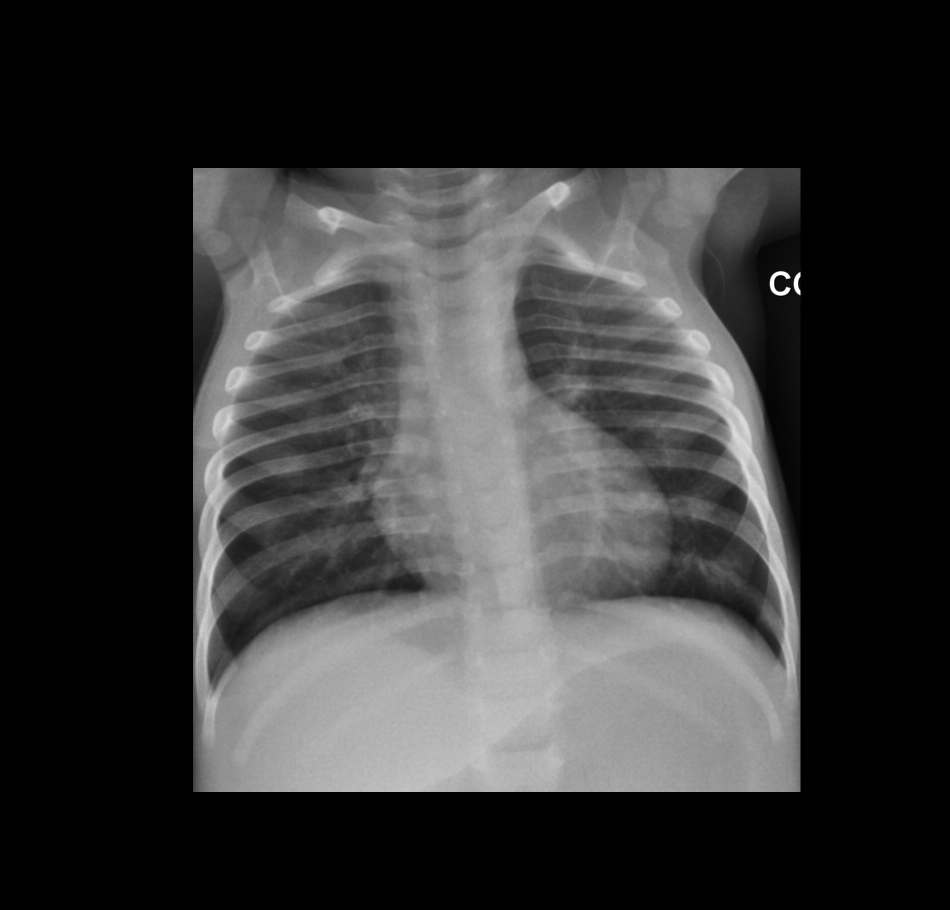
#> input picture Lungsonly/lungsonly_Rx1anNormale.jpg, 1900 x 1820 px, found by its file name (shown at 1/2 size); its folder holds 4 pictures in this run
$ python Tensor.py   (older library calls are emulated)
#> lines starting #> are read from the running program, lines starting #| are printed output that depends on the picture; after the words box and inside, x2 and y2 are one past the last pixel; in counts of white or black regions, pixels touching at a corner belong together; long printed decimals are rounded
# Telecom Paristech
# IMA201 - 2017/2018
# Projet: detection d'anomalie RX (tuberculose)
#
# Prof: Isabelle Bloch
#
# etudiants: Camille Ruppli et Renata Baptista
# Part 4/4

import numpy as np
import cv2
import random as rd
import matplotlib.pyplot as plt

T=["Rx1anNormale","Rx3ansFoyerInfGauche","Rx3ansNormaleFace","Rx3ansNormaleProfil","Rx4_5ansPneumopathieNecrosanteDroite","Rx4ansNormale","Rx8_5ansNormale-distension","Rx11ansNormale-sdbronchique"]
s=3
for j in range(len(T)):
    im=cv2.imread('Lungsonly/lungsonly_'+T[j]+'.jpg',0)
#> im is the input picture: shape (1820, 1900); min 0, max 255, mean 52.3
    im1=im.copy()
    im2=im.copy()
    d2x = cv2.Sobel(im,cv2.CV_64F,2,0,ksize=s) #calcul des dérivées en utilisant un filtre de Sobel convolué par un noyau gaussien de taille s
    d2y = cv2.Sobel(im,cv2.CV_64F,0,2,ksize=s)
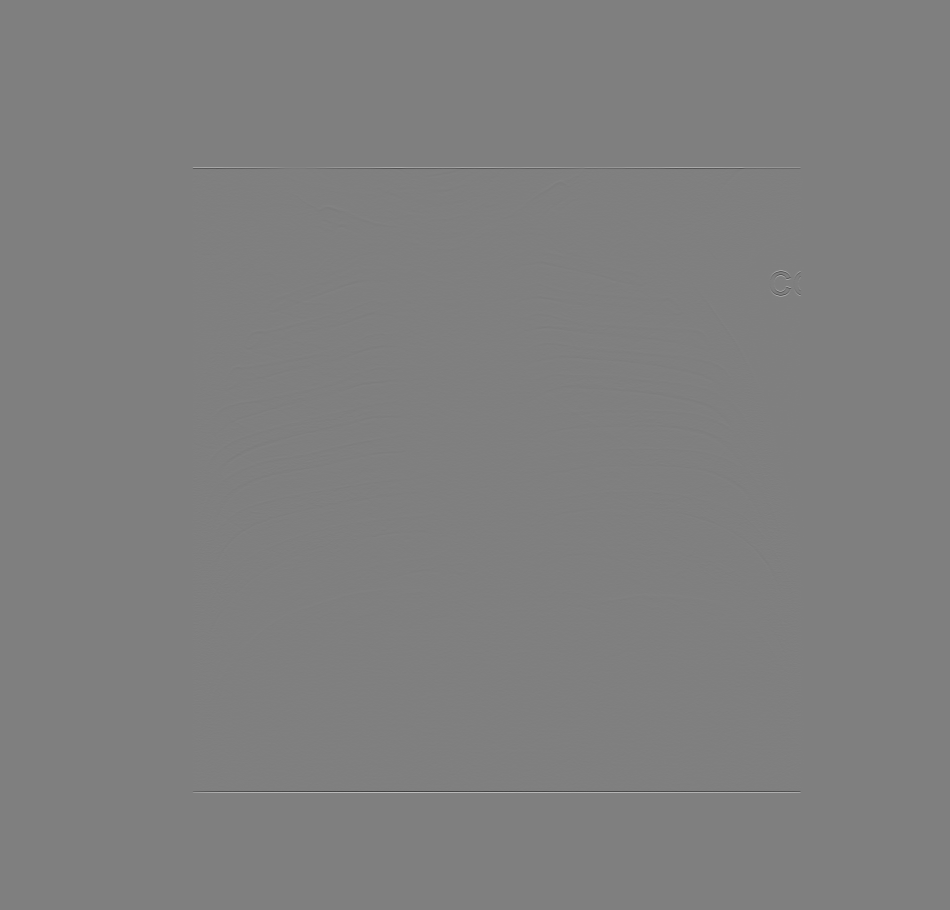
#> d2y: shape (1820, 1900) float64 (shown at 1/2 size); min -781, max 778, mean 0; drawn with min black and max white
    dxy = cv2.Sobel(im,cv2.CV_64F,1,1,ksize=s)
    M=np.matrix('0,0;0,0') #matrice tenseur de structure
    rows = im.shape[1]
#> rows = 1900
    columns = im.shape[0]
#> columns = 1820
    X=[]
    Y=[]
    Z=[]
    for i in range(rows):
        n=rd.randint(0,columns-1)
        if(im[n,i]!=0):
            M[0,0]=d2x[n,i]
            M[0,1]=dxy[n,i]
            M[1,0]=dxy[n,i]
            M[1,1]=d2y[n,i]
            vp=np.linalg.eig(M)
            vp1=vp[0][0] #valeur propre
            vp2=vp[0][1]
            v1=vp[1][0] #vecteur propre
            v2=vp[1][1]
            X.append(vp1)
            Y.append(vp2)
            cv2.line(im1,(i,n),(i+int(20*v1[0,0]),n+int(20*v1[0,1])),(255,0,0),5) #tracer tous les vecteurs propres sans seuil
            cv2.line(im1,(i,n),(i+int(20*v2[0,0]),n+int(20*v2[0,1])),(0,255,0),5)

            if(abs(vp1)>1 or abs(vp2)>1): #on trace le vecteur propre en fonction du rapport des valeurs propres
                m=max(abs(vp1),abs(vp2))
                if(abs(vp2-vp1)/m>0.3):
                    if(m==abs(vp2)):
                        cv2.line(im2, (i, n), (i+int(max(abs(vp1),abs(vp2))*v2[0,0]), n+int(max(abs(vp1),abs(vp2))*v2[0,1])), (255, 0, 0), 5)
                    else:
                        cv2.line(im2, (i, n), (i+int(max(abs(vp1),abs(vp2))*v1[0,0]), n+int(max(abs(vp1),abs(vp2))*v1[0,1])), (255, 0, 0), 5)
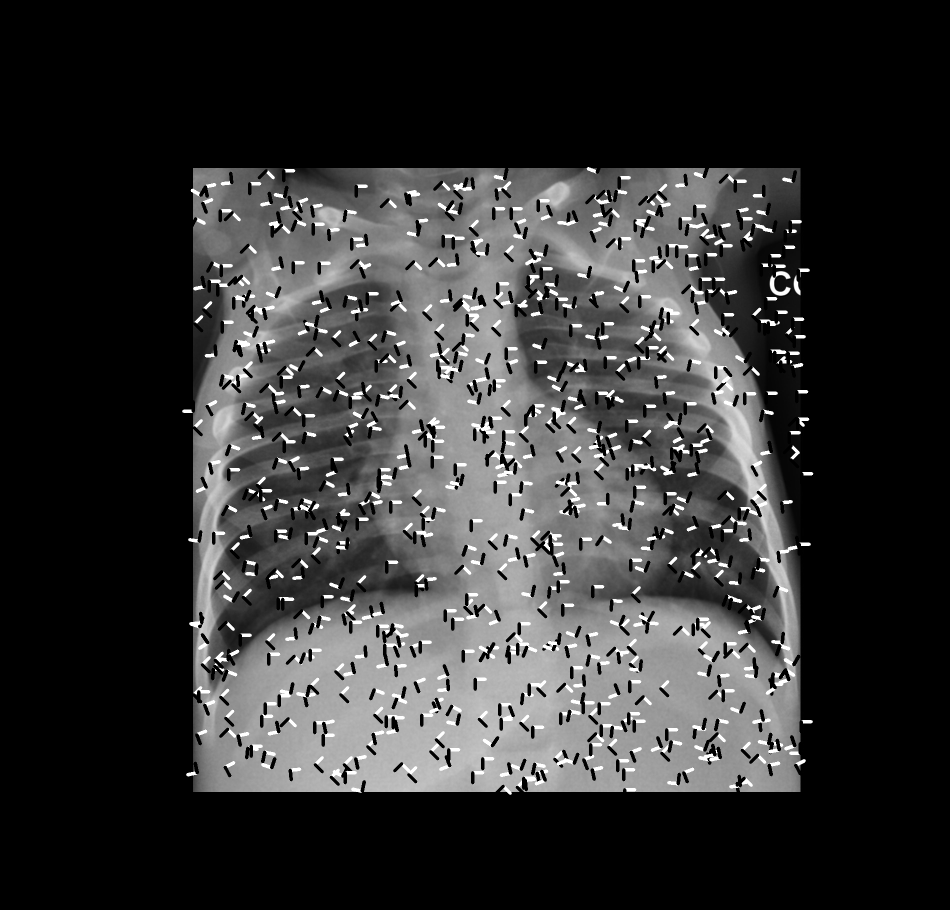
#> im1: shape (1820, 1900) (shown at 1/2 size); 6.47% of pixels changed, all inside (x1, y1, x2, y2) = (364, 334, 1627, 1590)
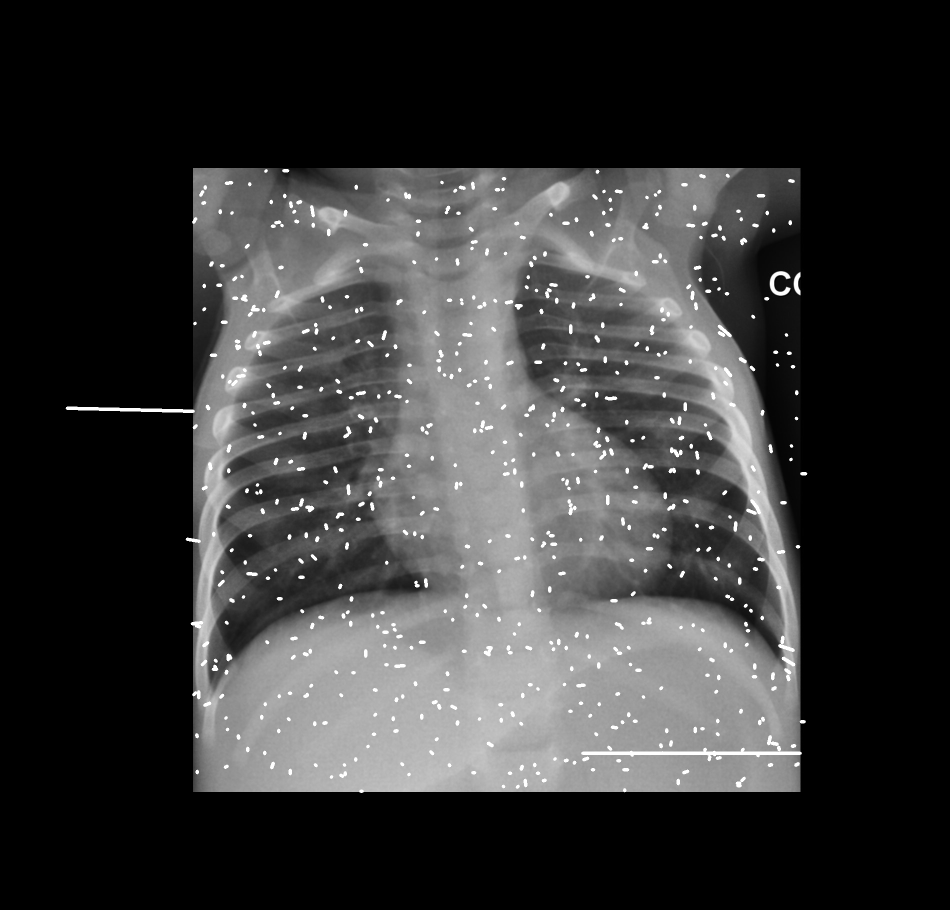
#> im2: shape (1820, 1900) (shown at 1/2 size); 1.5% of pixels changed, all inside (x1, y1, x2, y2) = (131, 338, 1615, 1586)
#> after the loop, M = [[-8, 0], [0, 0]]; X = 820 values, max 28.81 at index 790, min -435 at index 817, mean -0.629; Y = 820 values, max 18.25 at index 722, min -18.77 at index 154, mean -0.307
    cv2.imwrite('Tensor/'+T[j]+'_tensor2_'+str(s)+'.jpg',im1)
    cv2.imwrite('Tensor/'+T[j]+'_tensor2seuil_'+str(s)+'.jpg',im2)
    m1=np.median(np.array(X))
#> m1 = 0
    m2=np.median(np.array(Y))
#> m2 = 0
    print(m1,m2)
#| 0.0 0.0
    plt.scatter(X,Y)
    plt.savefig('Tensor/eigen_values_'+T[j]+'.jpg')
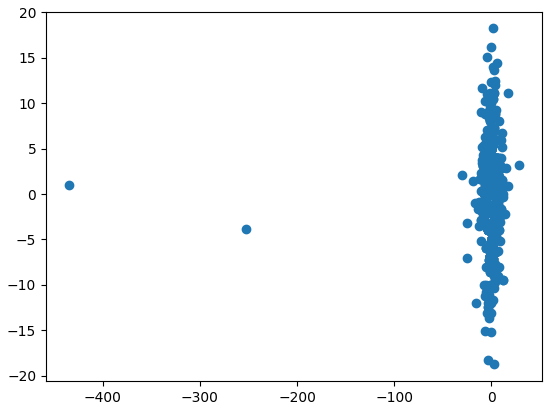
#> figure drawn by matplotlib, 1 panel
    plt.close()
#> pass 2 of the loop `for j in range(len(T)):`:
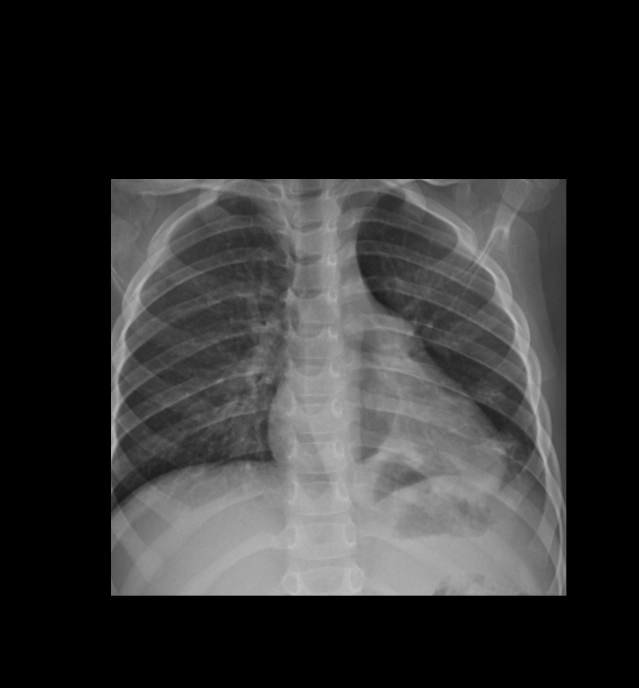
#> input picture Lungsonly/lungsonly_Rx3ansFoyerInfGauche.jpg, 1916 x 2064 px, found by its file name (shown at 1/3 size)
#> im is the input picture: shape (2064, 1916); min 0, max 194, mean 47.8
#> d2x: shape (2064, 1916) float64
#> d2y: shape (2064, 1916) float64
#> dxy: shape (2064, 1916) float64
#> after the loop `for i in range(rows):`:
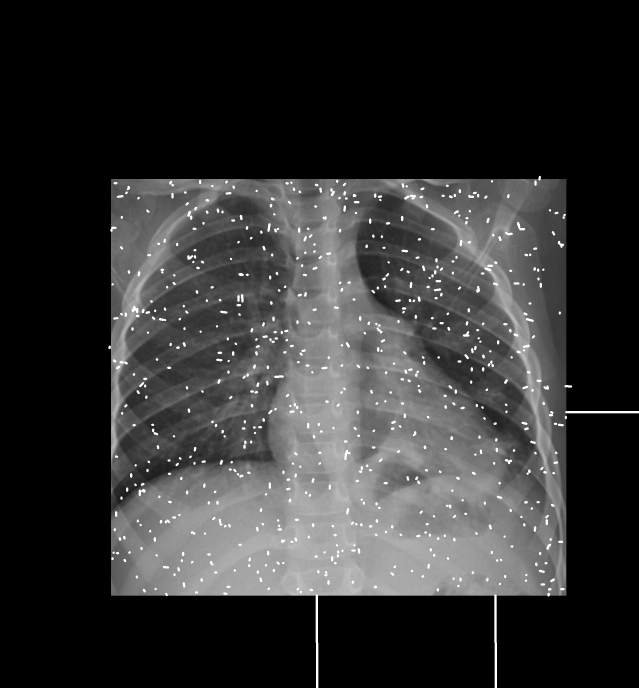
#> im2: shape (2064, 1916) (shown at 1/3 size); 1.37% of pixels changed, all inside (x1, y1, x2, y2) = (325, 527, 1916, 2064)
#> after the loop `for i in range(rows):`: M = [[-256, 0], [0, 0]]; X = 838 values, max 19.21 at index 764, min -256 at index 837, mean 0.127; Y = 838 values, max 14 at index 52, min -733 at index 379, mean -2.38
#> m2 = -0.764
#| 0.0 -0.7639
#> `plt.savefig('Tensor/eigen_values_'+T[j]+'.jpg')`:
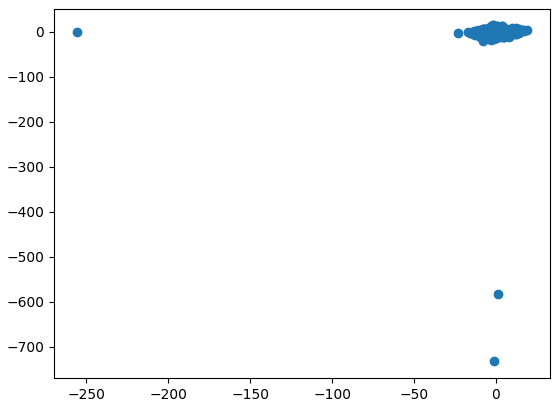
#> figure drawn by matplotlib, 1 panel
#> pass 3 of the loop `for j in range(len(T)):`:
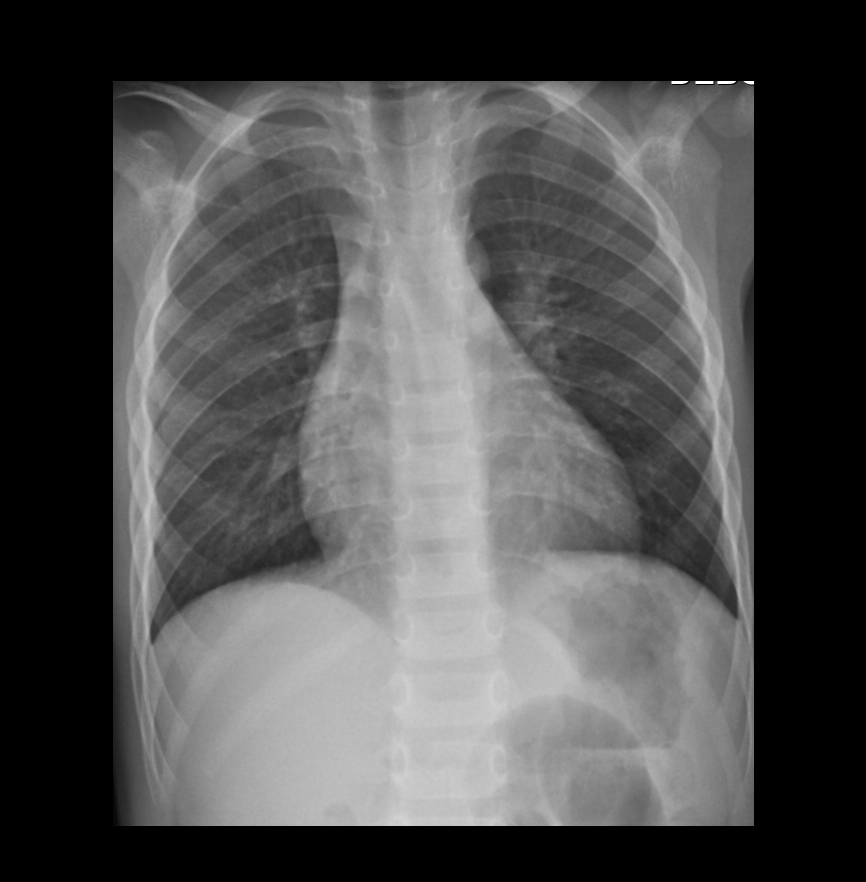
#> input picture Lungsonly/lungsonly_Rx3ansNormaleFace.jpg, 1732 x 1764 px, found by its file name (shown at 1/2 size)
#> im is the input picture: shape (1764, 1732); min 0, max 255, mean 78.8
#> d2x: shape (1764, 1732) float64
#> d2y: shape (1764, 1732) float64
#> dxy: shape (1764, 1732) float64
#> after the loop `for i in range(rows):`:
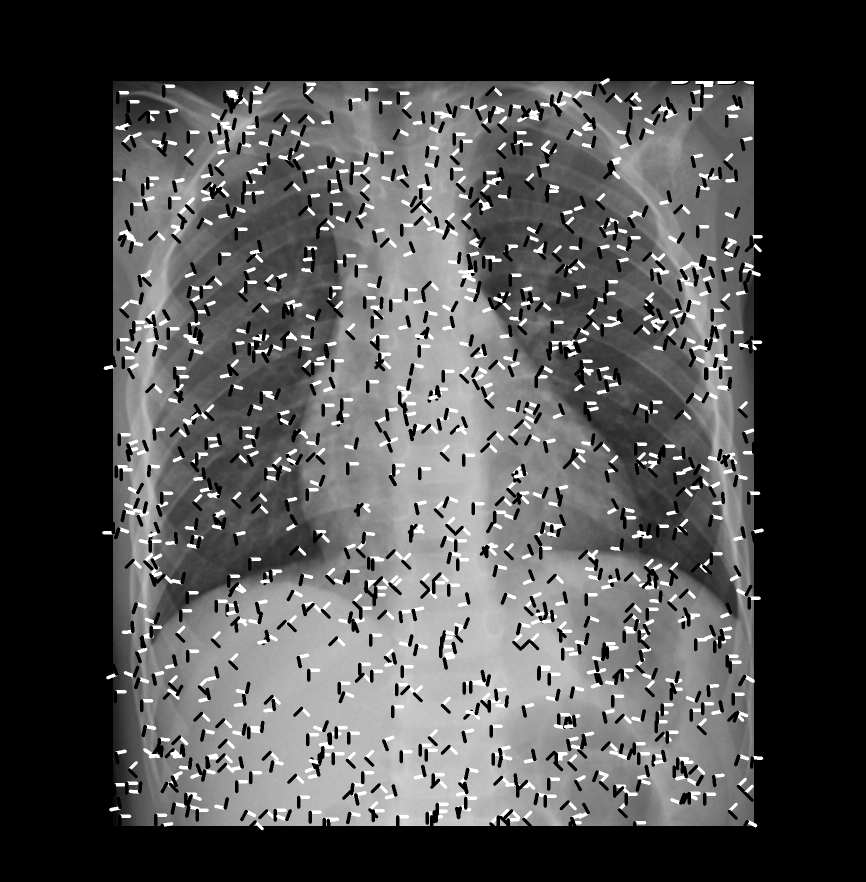
#> im1: shape (1764, 1732) (shown at 1/2 size); 9.53% of pixels changed, all inside (x1, y1, x2, y2) = (204, 156, 1528, 1661)
#| 0.0 0.0
#> `plt.savefig('Tensor/eigen_values_'+T[j]+'.jpg')`:
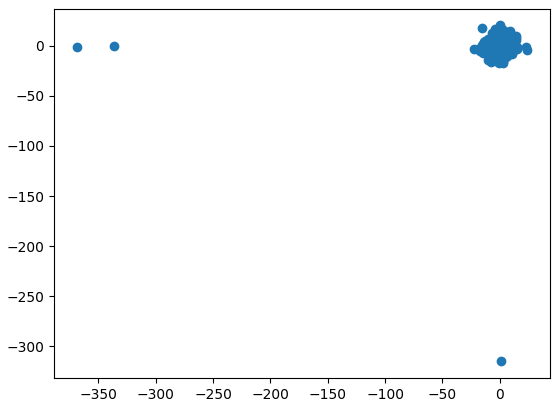
#> figure drawn by matplotlib, 1 panel
#> (the run stopped early here; a loop or call above may not have finished)
